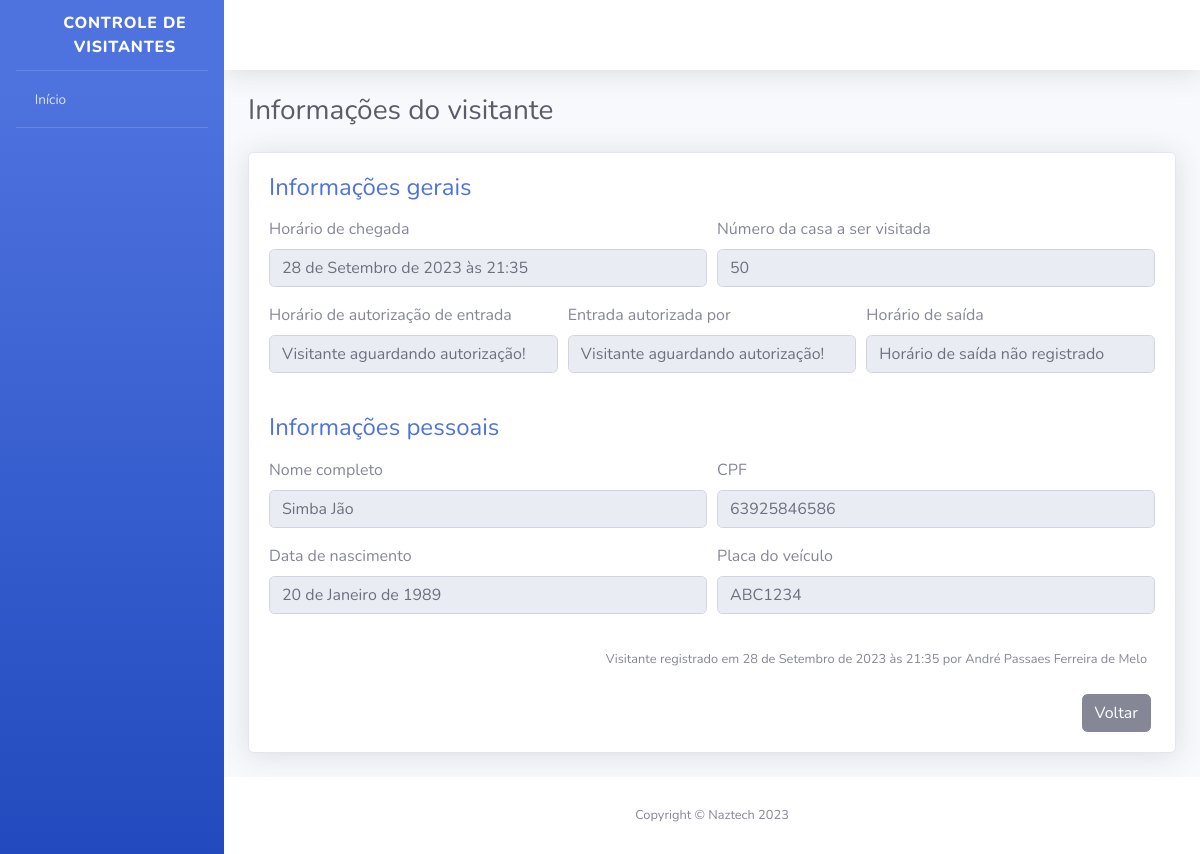
The page /visitors/4/ on the database its author committed.
### visitantes/models.py (models this page shows, shortened)
class Visitor(models.Model):
    VISITOR_STATUS = [
        ("AGUARDANDO", "Aguardando autorização"),
        ("EM_VISITA", "Em visita"),
        ("FINALIZADO", "Visita Finalizada"),
    ]
    status = models.CharField(
        verbose_name="Status",
        max_length=10,
        choices=VISITOR_STATUS,
        default="AGUARDANDO"
    )
    full_name = models.CharField(
        verbose_name="Nome completo",
        max_length=100,
        blank=False,
        null=False
    )
    cpf = models.CharField(
        verbose_name="CPF",
        max_length=11,
        null=False
    )
    birth_date = models.DateField(
        verbose_name="Data de nascimento",
        auto_now_add=False,
        auto_now=False,
        null=False
    )
    house_number = models.PositiveSmallIntegerField(
        verbose_name="Número da casa a ser visitada",
    )
    license_plate = models.CharField(
        verbose_name="Placa do veículo",
        max_length=7,
        blank=True,
        null=True
    )
    arrival_time = models.DateTimeField(
        verbose_name="Horário de chegada na portaria",
        auto_now_add=True
    )
    leave_time = models.DateTimeField(
        verbose_name="Horário de saída da portaria",
        auto_now=False,
        blank=True,
        null=True
    )
    authorization_time = models.DateTimeField(
        verbose_name="Horário de autorização de entrada",
        auto_now=False,
        blank=True,
        null=True
    )
    responsible_resident = models.CharField(
        verbose_name="Nome do morador responsável por autorizar a entrada do visitante",
        max_length=194,
        blank=True,
    )
    registered_by = models.ForeignKey(
        "porteiros.Concierge",
        verbose_name="Responsável pelo registro",
        on_delete=models.PROTECT
    )
    def get_leave_time(self):
        if self.leave_time:
            return self.leave_time
        return "Horário de saída não registrado"
    def get_authorization_time(self):
        if self.authorization_time:
            return self.authorization_time
        return "Visitante aguardando autorização!"
    def get_responsible_resident(self):
        if self.responsible_resident:
            return self.responsible_resident
        return "Visitante aguardando autorização!"
    def get_license_plate(self):
        if self.license_plate:
            return self.license_plate
        return "Veículo não registrado"
    class Meta:
        verbose_name = "Visitor"
        verbose_name_plural = "Visitors"
        db_table = "visitor"

### porteiros/models.py (models this page shows)
class Concierge(models.Model):
    user = models.OneToOneField(
        "usuarios.User",
        verbose_name="Usuario",
        on_delete=models.PROTECT,
        null=False,
    )
    full_name = models.CharField(
        verbose_name="Nome Completo",
        max_length=194,
        null=False,
    )
    cpf = models.CharField(
        verbose_name="CPF",
        max_length=11,
        null=False,
    )
    phone = models.CharField(
        verbose_name="Telefone de Contato",
        max_length=11,
        null=False,
    )
    birth_date = models.DateField(
        verbose_name="Data de Nascimento",
        auto_now_add=False,
        auto_now=False,
        null=False,
    )
    class Meta:
        verbose_name = "Concierge"
        verbose_name_plural = "Concierges"
        db_table = "concierge"
    def __str__(self):
        return self.full_name

### visitantes/views.py (the view)
def visitor_information(request, id):
    visitor = get_object_or_404(Visitor, id=id)
    context = {
        "nome_pagina": "Informações do visitante",
        "visitor": visitor
    }
    return render(request, "visitor_information.html", context)

### templates/visitor_information.html
{% extends "base.html" %}
{% load widget_tweaks %}
{% block content %}
<div class="container">
    <div class="d-sm-flex align-items-center justify-content-between mb-4">
        <h1 class="h3 mb-0 text-gray-800">{{ nome_pagina }}</h1>
    </div>
    <div class="card shadow mb-4">
        <div class="card-body">
            <h4 class="mb-3 text-primary">
                Informações gerais
            </h4>
            <form>
                <div class="form-row">
                    <div class="form-group col-md-6">
                        <label>Horário de chegada</label>
                        <input type="text" class="form-control" value="{{ visitor.arrival_time }}" disabled>
                    </div>
                    <div class="form-group col-md-6">
                        <label>Número da casa a ser visitada</label>
                        <input type="text" class="form-control" value="{{ visitor.house_number }}" disabled>
                    </div>
                </div>
                <div class="form-row">
                    <div class="form-group col-md-4">
                        <label>Horário de autorização de entrada</label>
                        <input type="text" class="form-control" value="{{ visitor.get_authorization_time }}" disabled>
                    </div>
                    <div class="form-group col-md-4">
                        <label>Entrada autorizada por</label>
                        <input type="text" class="form-control" value="{{ visitor.get_responsible_resident }}" disabled>
                    </div>
                    <div class="form-group col-md-4">
                        <label>Horário de saída</label>
                        <input type="text" class="form-control" value="{{ visitor.get_leave_time }}" disabled>
                    </div>
                </div>
            </form>
            <h4 class="mb-3 mt-4 text-primary">
                Informações pessoais
            </h4>
            <form>
                <div class="form-row">
                    <div class="form-group col-md-6">
                        <label>Nome completo</label>
                        <input type="text" class="form-control" value="{{ visitor.full_name }}" disabled>
                    </div>
                    <div class="form-group col-md-6">
                        <label>CPF</label>
                        <input type="text" class="form-control" value="{{ visitor.cpf }}" disabled>
                    </div>
                </div>
                <div class="form-row">
                    <div class="form-group col-md-6">
                        <label>Data de nascimento</label>
                        <input type="text" class="form-control" value="{{ visitor.birth_date }}" disabled>
                    </div>
                    <div class="form-group col-md-6">
                        <label>Placa do veículo</label>
                        <input type="text" class="form-control" value="{{ visitor.get_license_plate }}" disabled>
                    </div>
                </div>
            </form>
            <p class="mr-2 mt-3 mb-4 text-right">
                <small>
                    Visitante registrado em {{ visitor.arrival_time }} por {{ visitor.registered_by }}
                </small>
            </p>
            <div class="mr-1 text-right">
                <a href="#" class="btn btn-secondary text-white" type="button">
                    <span class="text">Voltar</span>
                </a>
            </div>
        </div>
    </div>
</div>
{% endblock %}

### rows shown on the page
Visitor: arrival_time "28 de Setembro de 2023 às 21:35", house_number "50", get_authorization_time "Visitante aguardando autorização!", get_responsible_resident "Visitante aguardando autorização!", get_leave_time "Horário de saída não registrado", full_name "Simba Jão", cpf "63925846586", birth_date "20 de Janeiro de 1989", get_license_plate "ABC1234", registered_by "André Passaes Ferreira de Melo"

### other values the page prints
{{ nome_pagina }} "Informações do visitante"
